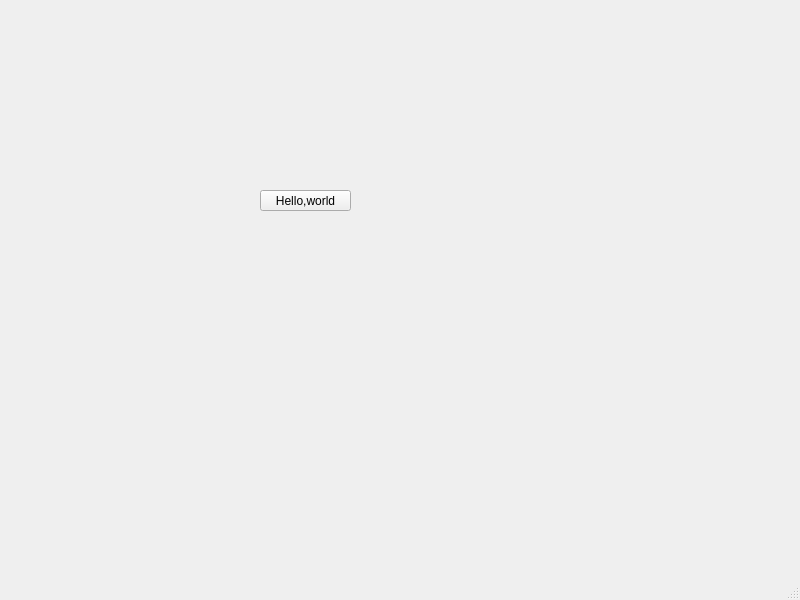
<?xml version="1.0" encoding="UTF-8"?>
<ui version="4.0">
 <class>MainWindow</class>
 <widget class="QMainWindow" name="MainWindow">
  <property name="geometry">
   <rect>
    <x>0</x>
    <y>0</y>
    <width>800</width>
    <height>600</height>
   </rect>
  </property>
  <property name="windowTitle">
   <string>MainWindow</string>
  </property>
  <widget class="QWidget" name="centralwidget">
   <widget class="QPushButton" name="pushButton">
    <property name="geometry">
     <rect>
      <x>260</x>
      <y>190</y>
      <width>91</width>
      <height>21</height>
     </rect>
    </property>
    <property name="text">
     <string>Hello,world</string>
    </property>
   </widget>
  </widget>
  <widget class="QMenuBar" name="menubar">
   <property name="geometry">
    <rect>
     <x>0</x>
     <y>0</y>
     <width>800</width>
     <height>23</height>
    </rect>
   </property>
  </widget>
  <widget class="QStatusBar" name="statusbar"/>
 </widget>
 <resources/>
 <connections/>
</ui>
